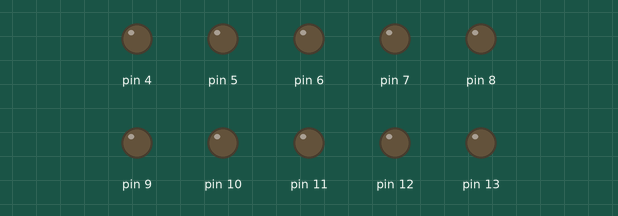
Simulated run of this sketch. Board: Arduino Uno, built with avr-gcc and run on an emulated ATmega328P. On the bench: output pins drawn as LEDs (lit = HIGH).

Above: at 0.2 s.
Timing chart, 0 to 1.7 s (numbered marks = the images above):
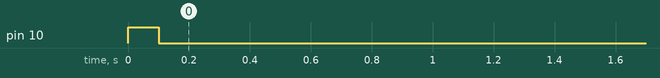

The sketch:

MotorTest.ino
```cpp
#include<myDuino.h>

myDuino robot(1);

int i = 0;

void setup() {
  // put your setup code here, to run once:
Serial.begin(9600);
}

void loop() {
  // put your main code here, to run repeatedly:
while (i < 1) {
  robot.moveMotor(2,2,255);
  delay(100);
  robot.moveMotor(2,2,0);
  i = i + 1;
}

}
```

Measured:
- by itself, pin 10: LOW → HIGH at 0.00 s, → LOW 0.10 s later
